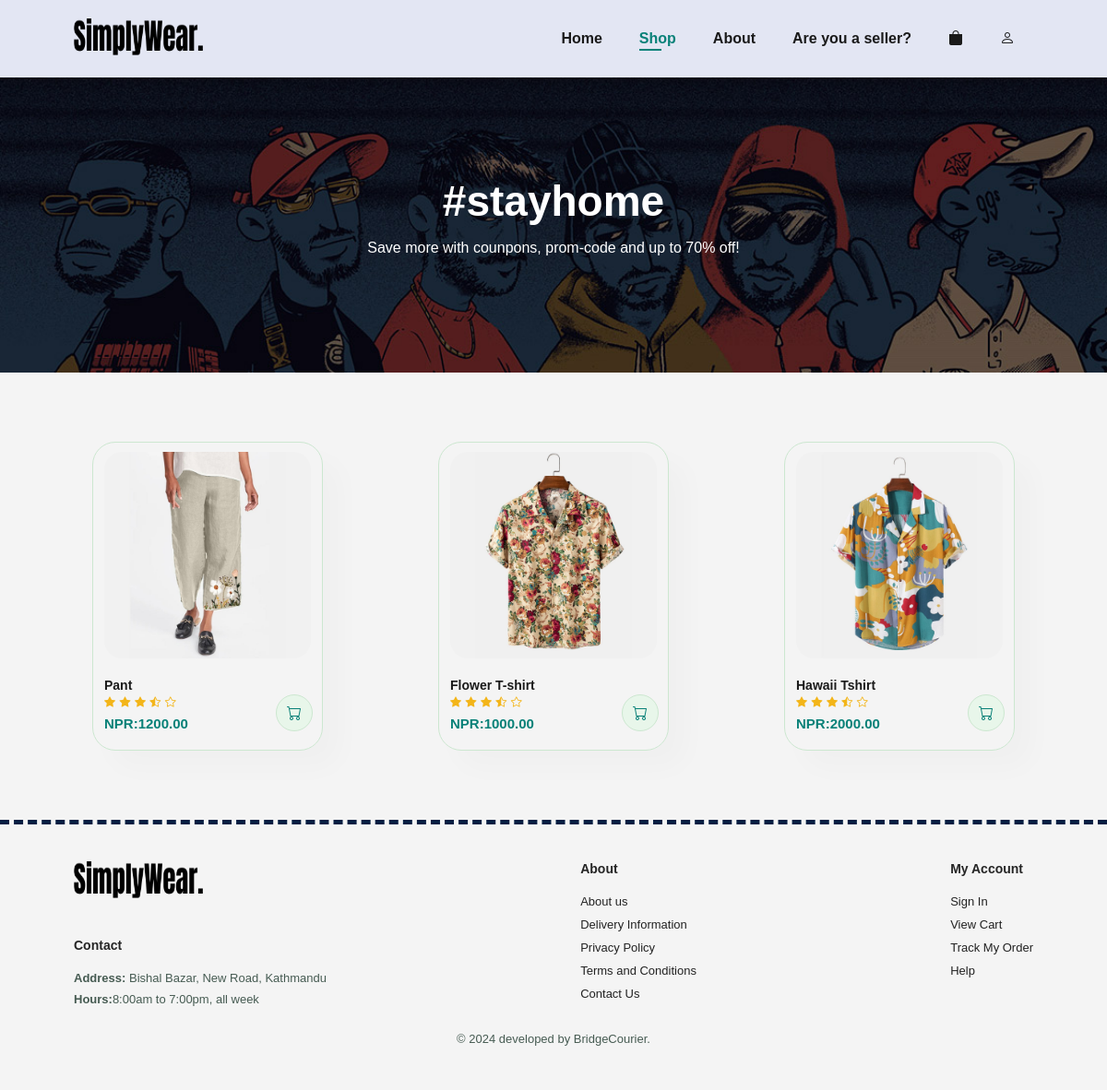
The page /shop.php on the database its author committed.
### tables this page shows
CREATE TABLE `productdetails` (
  `prod_id` int(11) NOT NULL,
  `prodname` varchar(100) NOT NULL,
  `prod_desc` varchar(255) NOT NULL,
  `image` varchar(255) DEFAULT NULL,
  `price` decimal(10,2) NOT NULL,
  `quantity` int(11) DEFAULT NULL,
  `f_stat` tinyint(1) DEFAULT 0,
  `na_stat` tinyint(1) DEFAULT 0,
  `created_by` int(11) NOT NULL,
  `created_at` timestamp NOT NULL DEFAULT current_timestamp(),
  `modified_by` int(11) DEFAULT NULL,
  `modified_at` timestamp NULL DEFAULT NULL
);

### functions.php (called while the page is built, shortened)
<?php
    function getAllProducts(){
        try {
            $connect = new mysqli('localhost','root','','bridge_courier');
            $sql = "select * from productdetails";
            $result = $connect->query($sql);
            $products = [];
            if ($result->num_rows > 0) {
                while ($record= $result->fetch_assoc()) {
                    array_push($products,$record);
                }
            }
            return $products;
        } catch (\Throwable $th) {
           die('Error: ' . $th->getMessage());
        }
    }
    ?>

### shop.php (the view, shortened to what this page needs)
<?php
require 'functions.php';
$products = getAllProducts();
?>
<!DOCTYPE html>
<html lang="en">
<head>
    <link rel="stylesheet" href="css/main.css?v=<?php echo time(); ?>">
    <link rel="stylesheet" href="https://cdn.jsdelivr.net/npm/bootstrap-icons@1.11.3/font/bootstrap-icons.min.css?v=<?php echo time(); ?>">
</head>
<body>
    <section id="header">
    <?php require "navbar.php"; ?>
    </section>
    <section id="page-header">
        <h2>#stayhome</h2>
        <p>Save more with counpons, prom-code and up to 70% off! </p>
    </section>
    <section id="product1" class="section_p1">
        <div class="pro-container">
        <?php foreach ($products as $key => $product) { ?>
                    <div class="pro" onclick="window.location.href='sproduct.php?id=<?php echo $product['prod_id'] ?>'">
                        <img src="img/products/<?php echo $product['image']?>" alt="<?php $product['prodname'] ?>">
                        <div class="des">
                            <h5><?php echo $product['prodname'] ?></h5>
                            <div class="star">
                                <i class="bi bi-star-fill"></i>
                                <i class="bi bi-star-fill"></i>
                                <i class="bi bi-star-fill"></i>
                                <i class="bi bi-star-half"></i>
                                <i class="bi bi-star"></i>
                            </div>
                            <h4>NPR:<?php echo $product['price'] ?></h4>
                        </div>
                        <a href="sproduct.php?id=<?php echo $product['prod_id'] ?>"><i class="bi bi-cart cart"></i></a>
                    </div>
                <?php } ?>
        </div>
    </section>
    <?php require "footer.php"; ?>
</body>
</html>

### css/global.css (style rules this page uses)
* { margin: 0; padding: 0; box-sizing: border-box; font-family: Arial, Helvetica, sans-serif; }
h2 { font-size: 46px; line-height: 54px; color: #252525; }
h4 { font-size: 20px; color: #252525; }
p { font-size: 16px; color: #465b52; margin: 15px 0 20px 0; }
.section_p1 { padding: 40px 80px; }
body { width: 100%; }

### css/index.css (style rules this page uses)
#header { display: flex; align-items: center; justify-content: space-between; padding: 20px 80px; background: #e3e6f3; box-shadow: 0 5px 15px rgba(11, 0, 0, 0.231); z-index: 999; position: sticky; top: 0; left: 0; }
#product1 { text-align: center; }
#product1 .pro-container { display: flex; justify-content: space-between; padding: 20px; flex-wrap: wrap; }
#product1 .pro { width: 23%; min-width: 250px; padding: 10px 12px; border: 1px solid #cce7d0; border-radius: 25px; cursor: pointer; box-shadow: 20px 20px 30px rgba(0, 0, 0, 0.02); margin: 15px 0; transition: 0.2s ease; position: relative; }
#product1 .pro img { width: 100%; border-radius: 20px; }
#product1 .pro .des { text-align: start; padding: 10px 0; }
#product1 .pro .des h5 { padding-top: 7px; color: #1a1a1a; font-size: 14px; }
#product1 .pro .des i { font-size: 12px; color: rgb(243, 181, 25); }
#product1 .pro .des h4 { padding-top: 7px; font-size: 15px; font-weight: 700; color: #088178; }
#product1 .pro .cart { width: 40px; height: 40px; line-height: 40px; border: 1px solid #cce7d0; border-radius: 50px; background-color: #e8f6ea; font-weight: 500; color: #088178; position: absolute; bottom: 20px; right: 10px; }

### css/shop.css (style rules this page uses)
#page-header { background-image: url(../img/banner/b1.jpg); width: 100%; height: 40vh; background-size: cover; display: flex; justify-content: center; text-align: center; flex-direction: column; padding: 14px; }
#page-header h2, #page-header p { color: #fff; }

### css/admin.css (style rules this page uses)
body { font-family: Arial, sans-serif; background-color: #f4f4f4; margin: 0; padding: 0; }

### css/seller_data.css (style rules this page uses)
* { margin: 0; padding: 0; box-sizing: border-box; }

### css/address.css (style rules this page uses)
h2 { color: #333; }

### rows shown on the page
productdetails: image (picture), prodname "Pant", price "1200.00"
productdetails: image (picture), prodname "Flower T-shirt", price "1000.00"
productdetails: image (picture), prodname "Hawaii Tshirt", price "2000.00"
